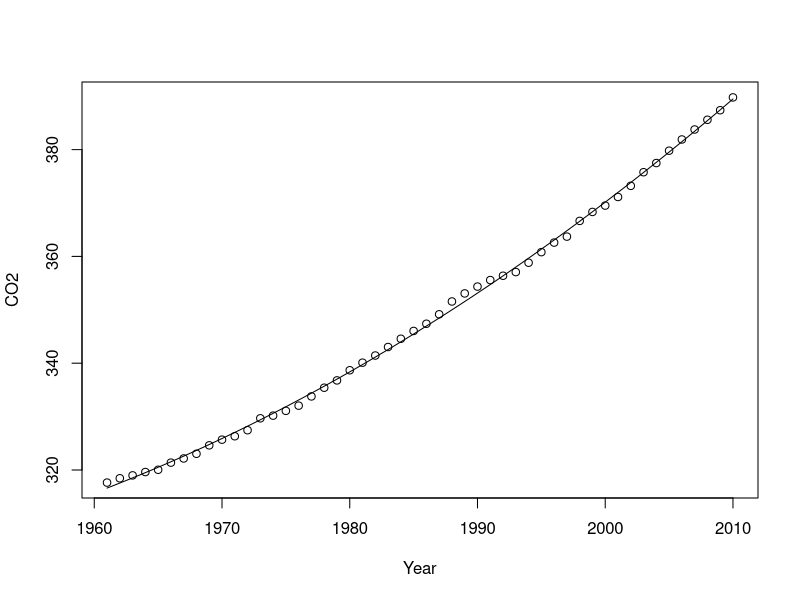

The R script that drew this image:
## ---- chunk 1
# FRONTMATTER <- TRUE 
FRONTMATTER <- FALSE
# SOL <- FALSE
SOL <- TRUE
set.seed(12)
# library(mat2tex)
## ---- chunk 2

## ---- chunk 3
climate <- read.table("climate.txt",header=TRUE)[-c(1:3,54),]
climate$Pop <- climate$Pop/1000 # rescale population from millions to billions
rownames(climate)<- NULL
## ---- chunk 4
head(climate,3)
## ---- chunk 5
lm1 <- lm(CO2~Year+I(Year^2),data=climate)
summary(lm1)

## ---- chunk 6

## ---- chunk 7

## ---- chunk 8

## ---- chunk 9

## ---- chunk 10

## ---- chunk 11
plot(CO2~Year, data=climate)
lines(climate$Year,lm1$fitted)
## ---- chunk 12

## ---- chunk 13

## ---- chunk 14

## ---- chunk 15

## ---- chunk 16

## ---- chunk 17

## ---- chunk 18
climate$dCO2 <- resid(loess(CO2~Year,data=climate,span=0.5))
climate$dGDP <- resid(loess(GDP~Year,data=climate,span=0.5))
climate$dEmissions <- resid(loess(Emissions~Year,data=climate,span=0.5))
lm2 <- lm(dCO2~dGDP+dEmissions,data=climate)
summary(lm2)$coef
lm3 <- lm(dCO2~dEmissions,data=climate)
summary(lm3)$coef
## ---- chunk 19
climate$dPop <- resid(loess(Pop~Year,data=climate,span=0.5))
climate$dENSO <- resid(loess(ENSO~Year,data=climate,span=0.5))
climate$dVolcanic <- resid(loess(Volcanic~Year,data=climate,span=0.5))
## ---- chunk 20

## ---- chunk 21

